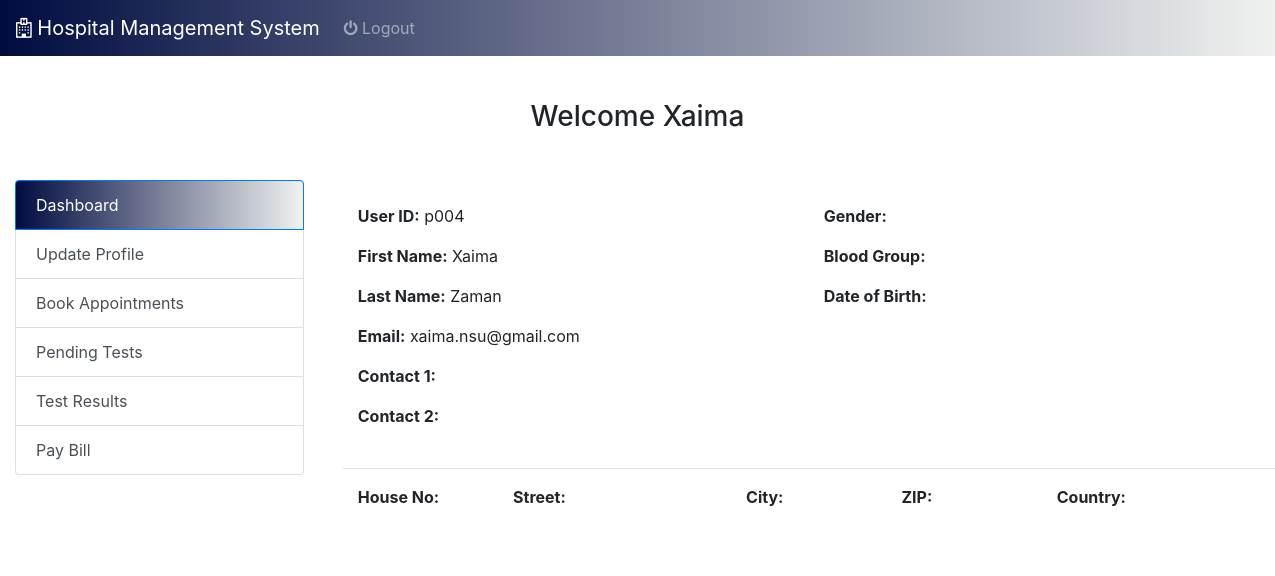
The page /patient_dashboard.php (signed in) on the database its author committed.
### tables this page shows
CREATE TABLE `patient` (
  `user_id` varchar(20) NOT NULL,
  `first_name` varchar(30) NOT NULL,
  `last_name` varchar(30) NOT NULL,
  `email` varchar(80) NOT NULL,
  `password` varchar(255) NOT NULL,
  `gender` enum('Male','Female','Other') DEFAULT NULL,
  `blood_group` enum('A+','A-','B+','B-','O+','O-','AB+','AB-') DEFAULT NULL,
  `dob` date DEFAULT NULL,
  `hno` varchar(10) DEFAULT NULL,
  `street` varchar(50) DEFAULT NULL,
  `city` varchar(30) DEFAULT NULL,
  `zip` varchar(10) DEFAULT NULL,
  `country` varchar(40) DEFAULT NULL,
  `created_at` timestamp NOT NULL DEFAULT current_timestamp(),
  `updated_at` timestamp NOT NULL DEFAULT current_timestamp() ON UPDATE current_timestamp()
);

### patient_func.php (called while the page is built, shortened)
<?php
include 'config.php';
$patient_id = $_SESSION['user_id'];
$patient = [];
$sql = "SELECT user_id, first_name, last_name, email, gender, blood_group, dob, hno, street, city, zip, country FROM Patient WHERE user_id = ?";
$stmt = $con->prepare($sql);
if ($stmt) {
    $stmt->bind_param("s", $patient_id);
    $stmt->execute();
    $result = $stmt->get_result();
    if ($result->num_rows === 1) {
        $patient = $result->fetch_assoc();
    }
}
$sqlPhones = "SELECT mobile FROM Patient_Mobile WHERE patient_user_id = ? LIMIT 2";
$stmtPhones = $con->prepare($sqlPhones);
if ($stmtPhones) {
    $phoneNumbers = [];
    $patient['phno1'] = isset($phoneNumbers[0]) ? $phoneNumbers[0] : "";
    $patient['phno2'] = isset($phoneNumbers[1]) ? $phoneNumbers[1] : "";
} else {
    $patient['phno1'] = "";
    $patient['phno2'] = "";
}
?>

### patient_dashboard.php (the view, shortened to what this page needs)
<?php include 'config.php';
include 'patient_func.php'; ?>
<!DOCTYPE html>
<html lang="en">
<head>
    <link rel="stylesheet" type="text/css" href="font-awesome-4.7.0/css/font-awesome.min.css">
    <link rel="stylesheet" href="css/dashboard_style.css">
    <link rel="stylesheet" href="vendor/fontawesome/css/font-awesome.min.css">
    <link rel="stylesheet" href="https://stackpath.bootstrapcdn.com/bootstrap/4.3.1/css/bootstrap.min.css">
    <link rel="stylesheet" href="https://cdnjs.cloudflare.com/ajax/libs/font-awesome/4.7.0/css/font-awesome.min.css">
</head>
<body style="padding-top: 50px;">
    <nav class="navbar navbar-expand-lg navbar-dark bg-primary fixed-top">
        <a class="navbar-brand" href="#">
            <i class="fa fa-hospital-o"></i> Hospital Management System</a>
        <div class="collapse navbar-collapse" id="navbarSupportedContent">
            <ul class="navbar-nav mr-auto">
                <li class="nav-item">
                    <a class="nav-link" href="logout.php"><i class="fa fa-power-off" aria-hidden="true"></i> Logout</a>
                </li>
                <li class="nav-item">
                    <a class="nav-link" href="#"></a>
                </li>
            </ul>
        </div>
    </nav>
    <div class="container-fluid" style="margin-top: 50px;">
        <h3 class="text-center">Welcome <?php echo htmlspecialchars($patient['first_name']); ?></h3>
        <div class="row">
            <div class="col-md-4" style="max-width:25%; margin-top: 3%">
                <div class="list-group" id="list-tab" role="tablist">
                    <a class="list-group-item list-group-item-action active" id="list-dash-list" data-toggle="list" href="#list-dash" role="tab" aria-controls="list-dash">Dashboard</a>
                    <a class="list-group-item list-group-item-action" id="list-profile-list" data-toggle="list" href="#list-profile" role="tab" aria-controls="list-profile">Update Profile</a>
                    <a class="list-group-item list-group-item-action" id="list-appt-list" data-toggle="list" href="#list-appt" role="tab" aria-controls="list-appt">Book Appointments</a>
                    <a class="list-group-item list-group-item-action" id="list-test-list" data-toggle="list" href="#list-test" role="tab" aria-controls="list-test">Pending Tests</a>
                    <a class="list-group-item list-group-item-action" id="list-result-list" data-toggle="list" href="#list-result" role="tab" aria-controls="list-result">Test Results</a>
                    <a class="list-group-item list-group-item-action" id="list-bill-list" data-toggle="list" href="#list-bill" role="tab" aria-controls="list-bill">Pay Bill</a>
                </div><br>
            </div>
            <div class="col-md-8" style="margin-top: 3%;">
                <div class="tab-content" id="nav-tabContent" style="width: 950px;">
                    <div class="tab-pane fade show active" id="list-dash" role="tabpanel" aria-labelledby="list-dash-list">
                        <div class="container-fluid bg-white p-4">
                            <div class="row">
                                <div class="col-12">
                                    <div class="row mb-4">
                                        <div class="col-md-6">
                                            <p><strong>User ID:</strong> <?php echo htmlspecialchars($patient['user_id']); ?></p>
                                            <p><strong>First Name:</strong> <?php echo htmlspecialchars($patient['first_name']); ?></p>
                                            <p><strong>Last Name:</strong> <?php echo htmlspecialchars($patient['last_name']); ?></p>
                                            <p><strong>Email:</strong> <?php echo htmlspecialchars($patient['email']); ?></p>
                                            <p><strong>Contact 1:</strong> <?php echo htmlspecialchars($patient['phno1']); ?></p>
                                            <p><strong>Contact 2:</strong> <?php echo htmlspecialchars($patient['phno2']); ?></p>
                                        </div>
                                        <div class="col-md-6">
                                            <p><strong>Gender:</strong> <?php echo htmlspecialchars($patient['gender']); ?></p>
                                            <p><strong>Blood Group:</strong> <?php echo htmlspecialchars($patient['blood_group']); ?></p>
                                            <p><strong>Date of Birth:</strong> <?php echo htmlspecialchars($patient['dob']); ?></p>
                                        </div>
                                    </div>
                                    <div class="row border-top pt-3">
                                        <div class="col-md-2">
                                            <p><strong>House No:</strong> <?php echo htmlspecialchars($patient['hno']); ?></p>
                                        </div>
                                        <div class="col-md-3">
                                            <p><strong>Street:</strong> <?php echo htmlspecialchars($patient['street']); ?></p>
                                        </div>
                                        <div class="col-md-2">
                                            <p><strong>City:</strong> <?php echo htmlspecialchars($patient['city']); ?></p>
                                        </div>
                                        <div class="col-md-2">
                                            <p><strong>ZIP:</strong> <?php echo htmlspecialchars($patient['zip']); ?></p>
                                        </div>
                                        <div class="col-md-3">
                                            <p><strong>Country:</strong> <?php echo htmlspecialchars($patient['country']); ?></p>
                                        </div>
                                    </div>
                                </div>
                            </div>
                        </div>
                    </div>
                </div>
            </div>
        </div>
    </div>
</body>
</html>

### css/dashboard_style.css (style rules this page uses)
.bg-primary { background: linear-gradient(to right, #000C40, #F0F2F0); }
.list-group-item.active { background: linear-gradient(to right, #000C40, #F0F2F0); border-color: #c3c3c3; }

### rows shown on the page
patient: first_name "Xaima", user_id "p004", last_name "Zaman", email "xaima.nsu@gmail.com"
